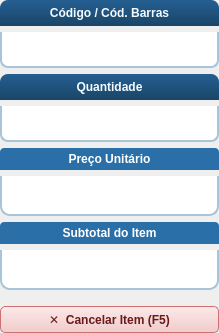
      <widget class="QFrame" name="frameCampos">
       <property name="styleSheet">
        <string notr="true">QFrame#frameCampos{background-color:#173046;border:1px solid #214b6a;border-radius:12px;}</string>
       </property>
       <layout class="QVBoxLayout" name="camposVLayout">
        <property name="spacing">
         <number>6</number>
        </property>
        <property name="leftMargin">
         <number>0</number>
        </property>
        <property name="topMargin">
         <number>0</number>
        </property>
        <property name="rightMargin">
         <number>0</number>
        </property>
        <property name="bottomMargin">
         <number>0</number>
        </property>
        <item>
         <widget class="QLabel" name="lblCodigoHeader">
          <property name="styleSheet">
           <string notr="true">QLabel{background:qlineargradient(x1:0,y1:0,x2:0,y2:1,stop:0 #255f92,stop:1 #1a4567);color:#f5fbff;font-weight:bold;font-size:12px;padding:6px 10px;border-top-left-radius:8px;border-top-right-radius:8px;}</string>
          </property>
          <property name="text">
           <string>Código / Cód. Barras</string>
          </property>
          <property name="alignment">
           <set>Qt::AlignCenter</set>
          </property>
         </widget>
        </item>
        <item>
         <widget class="QLineEdit" name="lineEditCodigo">
          <property name="styleSheet">
           <string notr="true">
             QLineEdit{background-color:#ffffff;border:2px solid #a8c4d8;border-top:none;border-bottom-left-radius:8px;border-bottom-right-radius:8px;font-size:20px;font-weight:bold;color:#1a3a5c;padding:4px 10px;selection-background-color:#3585c8;selection-color:#ffffff;}
             QLineEdit:focus{border:2px solid #3585c8;border-top:none;background-color:#f0f7ff;}
             QLineEdit:hover:!focus{border:2px solid #7aafc8;border-top:none;}
            </string>
          </property>
          <property name="alignment">
           <set>Qt::AlignCenter</set>
          </property>
         </widget>
        </item>
        <item>
         <widget class="QLabel" name="lblQuantidadeHeader">
          <property name="styleSheet">
           <string notr="true">QLabel{background:qlineargradient(x1:0,y1:0,x2:0,y2:1,stop:0 #255f92,stop:1 #1a4567);color:#f5fbff;font-weight:bold;font-size:12px;padding:6px 10px;border-top-left-radius:8px;border-top-right-radius:8px;}</string>
          </property>
          <property name="text">
           <string>Quantidade</string>
          </property>
          <property name="alignment">
           <set>Qt::AlignCenter</set>
          </property>
         </widget>
        </item>
        <item>
         <widget class="QLineEdit" name="lineEditQuantidade">
          <property name="styleSheet">
           <string notr="true">
             QLineEdit{background-color:#ffffff;border:2px solid #a8c4d8;border-top:none;border-bottom-left-radius:8px;border-bottom-right-radius:8px;font-size:20px;font-weight:bold;color:#1a3a5c;padding:4px 10px;selection-background-color:#3585c8;selection-color:#ffffff;}
             QLineEdit:focus{border:2px solid #3585c8;border-top:none;background-color:#f0f7ff;}
             QLineEdit:hover:!focus{border:2px solid #7aafc8;border-top:none;}
            </string>
          </property>
          <property name="alignment">
           <set>Qt::AlignCenter</set>
          </property>
         </widget>
        </item>
        <item>
         <widget class="QLabel" name="lblPrecoUnitarioHeader">
          <property name="styleSheet">
           <string notr="true">QLabel{background-color:#2a6fa8;color:white;font-weight:bold;font-size:12px;padding:4px 8px;border-top-left-radius:4px;border-top-right-radius:4px;}</string>
          </property>
          <property name="text">
           <string>Preço Unitário</string>
          </property>
          <property name="alignment">
           <set>Qt::AlignCenter</set>
          </property>
         </widget>
        </item>
        <item>
         <widget class="QLineEdit" name="lineEditPrecoUnitario">
          <property name="styleSheet">
           <string notr="true">
             QLineEdit{background-color:#ffffff;border:2px solid #a8c4d8;border-top:none;border-bottom-left-radius:10px;border-bottom-right-radius:10px;font-size:20px;font-weight:bold;color:#1a1a1a;padding:6px 12px;}
             QLineEdit:hover{background-color:#f7fbff;border-color:#7aafc8;border-top:none;}
            </string>
          </property>
          <property name="alignment">
           <set>Qt::AlignRight|Qt::AlignTrailing|Qt::AlignVCenter</set>
          </property>
          <property name="readOnly">
           <bool>true</bool>
          </property>
         </widget>
        </item>
        <item>
         <widget class="QLabel" name="lblSubtotalHeader">
          <property name="styleSheet">
           <string notr="true">QLabel{background-color:#2a6fa8;color:white;font-weight:bold;font-size:12px;padding:4px 8px;border-top-left-radius:4px;border-top-right-radius:4px;}</string>
          </property>
          <property name="text">
           <string>Subtotal do Item</string>
          </property>
          <property name="alignment">
           <set>Qt::AlignCenter</set>
          </property>
         </widget>
        </item>
        <item>
         <widget class="QLineEdit" name="lineEditSubtotalItem">
          <property name="styleSheet">
           <string notr="true">
             QLineEdit{background-color:#ffffff;border:2px solid #a8c4d8;border-top:none;border-bottom-left-radius:10px;border-bottom-right-radius:10px;font-size:20px;font-weight:bold;color:#1a1a1a;padding:6px 12px;}
             QLineEdit:hover{background-color:#f7fbff;border-color:#7aafc8;border-top:none;}
            </string>
          </property>
          <property name="alignment">
           <set>Qt::AlignRight|Qt::AlignTrailing|Qt::AlignVCenter</set>
          </property>
          <property name="readOnly">
           <bool>true</bool>
          </property>
         </widget>
        </item>
        <item>
         <spacer name="camposSpacer">
          <property name="orientation">
           <enum>Qt::Vertical</enum>
          </property>
          <property name="sizeHint" stdset="0">
           <size>
            <width>10</width>
            <height>10</height>
           </size>
          </property>
         </spacer>
        </item>
        <item>
         <widget class="QPushButton" name="btnCancelarItem">
          <property name="styleSheet">
           <string notr="true">
             QPushButton{background:qlineargradient(x1:0,y1:0,x2:0,y2:1,stop:0 #fce8e8,stop:1 #f0cccc);color:#6a1a1a;font-size:12px;font-weight:bold;border:1px solid #cc7070;border-radius:5px;padding:5px 10px;}
             QPushButton:hover{background:#f8d8d8;border-color:#aa4444;}
             QPushButton:pressed{background:#e8b8b8;}
            </string>
          </property>
          <property name="text">
           <string>✕  Cancelar Item (F5)</string>
          </property>
          <property name="shortcut">
           <string>F5</string>
          </property>
         </widget>
        </item>
       </layout>
      </widget>
